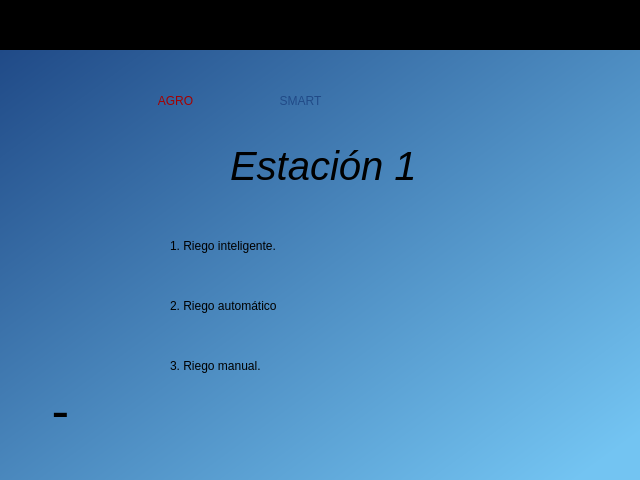
<?xml version="1.0" encoding="UTF-8"?>
<ui version="4.0">
 <class>widget_inicio</class>
 <widget class="QWidget" name="widget_inicio">
  <property name="geometry">
   <rect>
    <x>0</x>
    <y>0</y>
    <width>640</width>
    <height>480</height>
   </rect>
  </property>
  <property name="windowTitle">
   <string>Form</string>
  </property>
  <property name="styleSheet">
   <string notr="true"/>
  </property>
  <widget class="QWidget" name="widget_fecha" native="true">
   <property name="geometry">
    <rect>
     <x>0</x>
     <y>0</y>
     <width>641</width>
     <height>51</height>
    </rect>
   </property>
   <property name="styleSheet">
    <string notr="true">QWidget#widget_fecha{
background-color:rgb(0, 0, 0)}</string>
   </property>
   <widget class="QLabel" name="lbl_hora">
    <property name="geometry">
     <rect>
      <x>20</x>
      <y>10</y>
      <width>151</width>
      <height>21</height>
     </rect>
    </property>
    <property name="styleSheet">
     <string notr="true">font: 57 16pt &quot;Ubuntu&quot;;
color:rgb(238, 238, 236);</string>
    </property>
    <property name="text">
     <string/>
    </property>
   </widget>
   <widget class="QLabel" name="lbl_fecha">
    <property name="geometry">
     <rect>
      <x>460</x>
      <y>10</y>
      <width>161</width>
      <height>21</height>
     </rect>
    </property>
    <property name="styleSheet">
     <string notr="true">font: 57 16pt &quot;Ubuntu&quot;;
color:rgb(238, 238, 236);</string>
    </property>
    <property name="text">
     <string/>
    </property>
   </widget>
  </widget>
  <widget class="QWidget" name="widget_datos" native="true">
   <property name="geometry">
    <rect>
     <x>0</x>
     <y>50</y>
     <width>641</width>
     <height>431</height>
    </rect>
   </property>
   <property name="styleSheet">
    <string notr="true">QWidget#widget_datos{
background-color:qlineargradient(spread:pad, x1:0, y1:0, x2:0.985075, y2:0.903, stop:0 rgba(32, 74, 135, 255), stop:1 rgba(115, 196, 242, 255))
}</string>
   </property>
   <widget class="QLabel" name="label_9">
    <property name="geometry">
     <rect>
      <x>10</x>
      <y>10</y>
      <width>91</width>
      <height>101</height>
     </rect>
    </property>
    <property name="text">
     <string/>
    </property>
    <property name="pixmap">
     <pixmap>../images/logo.png</pixmap>
    </property>
    <property name="scaledContents">
     <bool>true</bool>
    </property>
   </widget>
   <widget class="QLabel" name="label_10">
    <property name="geometry">
     <rect>
      <x>120</x>
      <y>0</y>
      <width>111</width>
      <height>101</height>
     </rect>
    </property>
    <property name="styleSheet">
     <string notr="true">font: 57 italic 32pt &quot;Ubuntu&quot;;
color:rgb(164, 0, 0)</string>
    </property>
    <property name="text">
     <string>AGRO</string>
    </property>
    <property name="alignment">
     <set>Qt::AlignCenter</set>
    </property>
   </widget>
   <widget class="QLabel" name="label_11">
    <property name="geometry">
     <rect>
      <x>230</x>
      <y>0</y>
      <width>141</width>
      <height>101</height>
     </rect>
    </property>
    <property name="styleSheet">
     <string notr="true">font: 57 italic 32pt &quot;Ubuntu&quot;;
color:rgb(32, 74, 135)</string>
    </property>
    <property name="text">
     <string>SMART</string>
    </property>
    <property name="alignment">
     <set>Qt::AlignCenter</set>
    </property>
   </widget>
   <widget class="QLabel" name="label">
    <property name="geometry">
     <rect>
      <x>30</x>
      <y>340</y>
      <width>71</width>
      <height>51</height>
     </rect>
    </property>
    <property name="text">
     <string/>
    </property>
    <property name="pixmap">
     <pixmap>../images/flecha_Atras.png</pixmap>
    </property>
    <property name="scaledContents">
     <bool>true</bool>
    </property>
   </widget>
   <widget class="QLabel" name="label_2">
    <property name="geometry">
     <rect>
      <x>40</x>
      <y>340</y>
      <width>41</width>
      <height>41</height>
     </rect>
    </property>
    <property name="font">
     <font>
      <pointsize>40</pointsize>
     </font>
    </property>
    <property name="text">
     <string>-</string>
    </property>
    <property name="alignment">
     <set>Qt::AlignCenter</set>
    </property>
   </widget>
   <widget class="QLabel" name="lbl_num_est">
    <property name="geometry">
     <rect>
      <x>230</x>
      <y>90</y>
      <width>191</width>
      <height>51</height>
     </rect>
    </property>
    <property name="font">
     <font>
      <family>Ubuntu</family>
      <pointsize>30</pointsize>
      <weight>7</weight>
      <italic>true</italic>
      <bold>false</bold>
     </font>
    </property>
    <property name="styleSheet">
     <string notr="true">font: 57 italic 30pt &quot;Ubuntu&quot;;
</string>
    </property>
    <property name="text">
     <string>Estación 1</string>
    </property>
   </widget>
   <widget class="QLabel" name="lbl_riego_est3">
    <property name="geometry">
     <rect>
      <x>170</x>
      <y>290</y>
      <width>231</width>
      <height>51</height>
     </rect>
    </property>
    <property name="styleSheet">
     <string notr="true">font: 22pt &quot;Ubuntu&quot;;</string>
    </property>
    <property name="text">
     <string>3. Riego manual.</string>
    </property>
   </widget>
   <widget class="QLabel" name="lbl_riego_est2">
    <property name="geometry">
     <rect>
      <x>170</x>
      <y>230</y>
      <width>561</width>
      <height>51</height>
     </rect>
    </property>
    <property name="styleSheet">
     <string notr="true">font: 22pt &quot;Ubuntu&quot;;</string>
    </property>
    <property name="text">
     <string>2. Riego automático</string>
    </property>
   </widget>
   <widget class="QLabel" name="lbl_riego_est1">
    <property name="geometry">
     <rect>
      <x>170</x>
      <y>170</y>
      <width>301</width>
      <height>51</height>
     </rect>
    </property>
    <property name="styleSheet">
     <string notr="true">font: 22pt &quot;Ubuntu&quot;;</string>
    </property>
    <property name="text">
     <string>1. Riego inteligente.</string>
    </property>
   </widget>
  </widget>
 </widget>
 <resources/>
 <connections/>
</ui>
